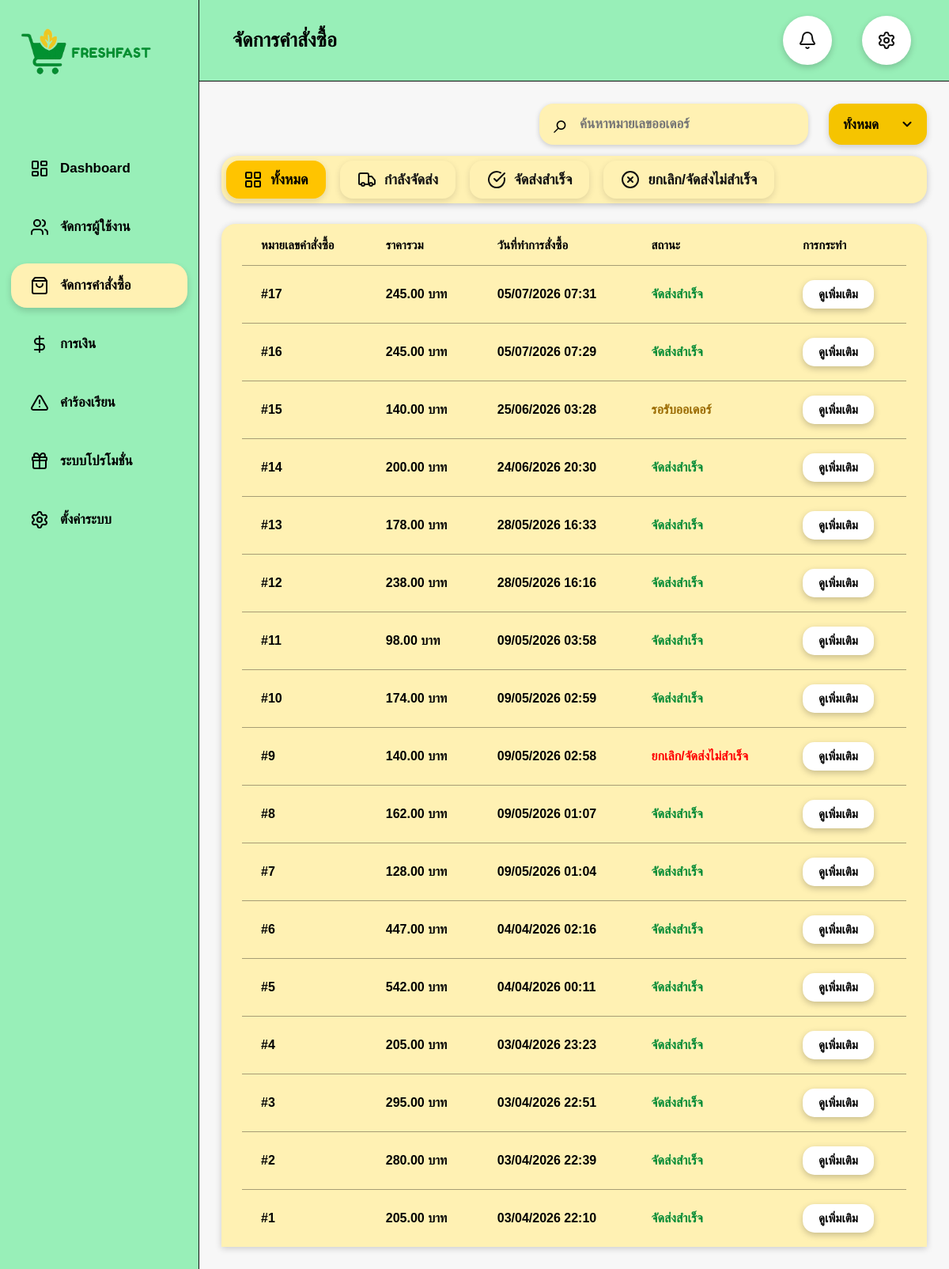
Screenshot of /admin_orders.php with the database file from the repository.
### tables this page shows
CREATE TABLE `orders` (
  `order_id` int(11) NOT NULL,
  `user_id` int(11) NOT NULL,
  `rider_id` int(11) DEFAULT NULL,
  `status` enum('pending','accepted','delivering','completed','cancelled') DEFAULT 'pending',
  `receiver_name` varchar(150) NOT NULL,
  `phone` varchar(20) NOT NULL,
  `postal_code` varchar(10) DEFAULT NULL,
  `note` text DEFAULT NULL,
  `delivery_address` varchar(255) DEFAULT NULL,
  `delivery_lat` decimal(10,8) DEFAULT NULL,
  `delivery_lng` decimal(11,8) DEFAULT NULL,
  `subtotal` decimal(10,2) NOT NULL DEFAULT 0.00,
  `delivery_fee` decimal(10,2) NOT NULL DEFAULT 60.00,
  `discount` decimal(10,2) NOT NULL DEFAULT 0.00,
  `total_amount` decimal(10,2) NOT NULL DEFAULT 0.00,
  `created_at` timestamp NOT NULL DEFAULT current_timestamp()
);

### admin_orders.php (the view, shortened to what this page needs)
<?php
require_once "db.php";
function e($text) {
    return htmlspecialchars((string)$text, ENT_QUOTES, 'UTF-8');
}
function statusThai($status) {
    return match ($status) {
        'pending' => 'รอรับออเดอร์',
        'accepted' => 'รับออเดอร์แล้ว',
        'delivering' => 'กำลังจัดส่ง',
        'completed' => 'จัดส่งสำเร็จ',
        'cancelled' => 'ยกเลิก/จัดส่งไม่สำเร็จ',
        default => 'ไม่ทราบสถานะ'
    };
}
function statusClass($status) {
    return match ($status) {
        'pending' => 'st-pending',
        'accepted' => 'st-accepted',
        'delivering' => 'st-delivering',
        'completed' => 'st-completed',
        'cancelled' => 'st-cancelled',
        default => ''
    };
}
$search = trim($_GET['search'] ?? '');
$statusFilter = $_GET['status'] ?? 'all';
$dateFilter = $_GET['date'] ?? 'all';
$where = [];
$whereSql = count($where) > 0 ? "WHERE " . implode(" AND ", $where) : "";
$sql = "
    SELECT
        o.*,
        u.name AS customer_name,
        r.full_name AS rider_name,
        COUNT(oi.order_item_id) AS item_count
    FROM orders o
    LEFT JOIN users u ON o.user_id = u.user_id
    LEFT JOIN riders r ON o.rider_id = r.rider_id
    LEFT JOIN order_items oi ON o.order_id = oi.order_id
    $whereSql
    GROUP BY o.order_id
    ORDER BY o.created_at DESC
";
$stmt = $conn->prepare($sql);
$stmt->execute();
$orders = $stmt->get_result();
?>
<!DOCTYPE html>
<html lang="th">
<head>
</head>
<body>
<div class="layout">
<?php include "includes/admin_sideber.php"; ?>
    <main class="main">
        <header class="topbar">
            <h1>จัดการคำสั่งซื้อ</h1>
            <div class="top-icons">
            <a href="admin_complaints.php"
            class="top-icon <?= $pendingComplaint > 0 ? 'has-noti' : '' ?>">
                <i data-lucide="bell"></i>
            </a>
                <div class="top-icon">
                    <i data-lucide="settings"></i>
                </div>
            </div>
        </header>
        <section class="content">
            <form method="GET" class="filter-row">
                <div class="search-box">
                    <span>⌕</span>
                    <input
                        type="text"
                        name="search"
                        value="<?= e($search) ?>"
                        placeholder="ค้นหาหมายเลขออเดอร์"
                    >
                </div>
                <select name="date" class="date-select" onchange="this.form.submit()">
                    <option value="all" <?= $dateFilter === 'all' ? 'selected' : '' ?>>ทั้งหมด</option>
                </select>
            </form>
                <div class="tabs">
                    <a class="tab <?= $statusFilter === 'all' ? 'active' : '' ?>"
                    href="?status=all&date=<?= e($dateFilter) ?>&search=<?= e($search) ?>">
                        <i data-lucide="layout-grid"></i>
                        ทั้งหมด
                    </a>
                    <a class="tab <?= $statusFilter === 'delivering' ? 'active' : '' ?>"
                    href="?status=delivering&date=<?= e($dateFilter) ?>&search=<?= e($search) ?>">
                        <i data-lucide="truck"></i>
                        กำลังจัดส่ง
                    </a>
                    <a class="tab <?= $statusFilter === 'completed' ? 'active' : '' ?>"
                    href="?status=completed&date=<?= e($dateFilter) ?>&search=<?= e($search) ?>">
                        <i data-lucide="circle-check-big"></i>
                        จัดส่งสำเร็จ
                    </a>
                    <a class="tab <?= $statusFilter === 'cancelled' ? 'active' : '' ?>"
                    href="?status=cancelled&date=<?= e($dateFilter) ?>&search=<?= e($search) ?>">
                        <i data-lucide="circle-x"></i>
                        ยกเลิก/จัดส่งไม่สำเร็จ
                    </a>
                </div>
            <div class="table-card">
                <table>
                    <thead>
                        <tr>
                            <th>หมายเลขคำสั่งซื้อ</th>
                            <th>ราคารวม</th>
                            <th>วันที่ทำการสั่งซื้อ</th>
                            <th>สถานะ</th>
                            <th>การกระทำ</th>
                        </tr>
                    </thead>
                    <tbody>
                    <?php if ($orders->num_rows > 0): ?>
                        <?php while ($order = $orders->fetch_assoc()): ?>
                            <tr>
                                <td class="order-no">#<?= e($order['order_id']) ?></td>
                                <td><?= number_format((float)$order['total_amount'], 2) ?> บาท</td>
                                <td><?= date("d/m/Y H:i", strtotime($order['created_at'])) ?></td>
                                <td>
                                    <span class="status <?= statusClass($order['status']) ?>">
                                        <?= statusThai($order['status']) ?>
                                    </span>
                                </td>
                                <td>
                                    <button
                                        type="button"
                                        class="detail-btn"
                                        onclick="toggleDetail('detail-<?= e($order['order_id']) ?>')"
                                    >
                                        ดูเพิ่มเติม
                                    </button>
                                </td>
                            </tr>
                        <?php endwhile; ?>
                    <?php else: ?>
                        <tr>
                            <td colspan="5" class="empty">ไม่พบข้อมูลคำสั่งซื้อ</td>
                        </tr>
                    <?php endif; ?>
                    </tbody>
                </table>
            </div>
        </section>
    </main>
</div>
</body>
</html>

### admin_orders.php (style rules this page uses)
* { box-sizing: border-box; font-family:sans-serif; }
body { margin: 0; background: #f7f7f7; color: #000; }
.layout { display: flex; min-height: 100vh; }
.main { flex: 1; }
.topbar { height: 103px; background: #98efb8; border-bottom: 1px solid #111; display: flex; align-items: center; justify-content: space-between; padding: 0 48px 0 42px; }
.topbar h1 { font-size: 25px; margin: 0; }
.top-icons { display: flex; gap: 38px; }
.content { padding: 28px 28px 34px; }
.filter-row { display: flex; justify-content: flex-end; align-items: center; gap: 26px; margin-bottom: 14px; }
.search-box { width: 340px; height: 52px; background: #fff1b3; border-radius: 18px; display: flex; align-items: center; padding: 0 18px; box-shadow: 0 2px 6px rgba(0,0,0,.18); }
.search-box span { font-size: 34px; margin-right: 12px; }
.search-box input { border: none; outline: none; background: transparent; width: 100%; font-size: 17px; font-weight: 600; }
.date-select { height:52px; background:#f5c400; border:none; border-radius:16px; padding:0 52px 0 18px; font-size:17px; font-weight:700; box-shadow:0 3px 8px rgba(0,0,0,.18); appearance:none; -webkit-appearance:none; -moz-appearance:none; cursor:pointer; background-repeat:no-repeat; background-position:right 16px center; background-size:18px; }
.tabs { background: #fff1b3; border-radius: 20px; padding: 6px; display: grid; grid-template-columns: repeat(4, 1fr); gap: 52px; margin: 0 0 26px; box-shadow: 0 2px 8px rgba(0,0,0,.22); }
.tab { height: 50px; border-radius: 15px; border: none; background: white; font-size: 18px; font-weight: 700; cursor: pointer; box-shadow: 0 3px 7px rgba(0,0,0,.18); text-decoration: none; color: #000; display: grid; place-items: center; }
.tab.active { background: #f5c400; }
.table-card { background: #fff1b3; border-radius: 18px 18px 0 0; padding: 18px 26px 0; box-shadow: 0 2px 8px rgba(0,0,0,.18); min-height: 660px; }
table { width: 100%; border-collapse: collapse; }
th { text-align: left; padding: 0 24px 16px; font-size: 15px; }
td { padding: 18px 24px; border-top: 1px solid rgba(0,0,0,.35); font-size: 16px; font-weight: 600; vertical-align: middle; }
.order-no { font-weight: 700; }
.status { font-weight: 700; }
.st-pending { color: #9a6a00; }
.st-completed { color: #038b35; }
.st-cancelled { color: red; }
.detail-btn { border: none; background: white; border-radius: 15px; padding: 9px 20px; font-size: 15px; font-weight: 700; box-shadow: 0 3px 8px rgba(0,0,0,.22); cursor: pointer; }
.top-icons { display:flex; gap:38px; }
.top-icon { width:62px; height:62px; background:#fff; border-radius:50%; display:grid; place-items:center; box-shadow:0 3px 8px rgba(0,0,0,.2); }
.tabs { display:flex; gap:18px; flex-wrap:wrap; }
.tab { height:48px; padding:0 22px; border-radius:16px; background:#fff1b3; text-decoration:none; color:#111; font-weight:700; display:flex; align-items:center; gap:10px; box-shadow:0 3px 8px rgba(0,0,0,.12); transition:.2s; }
.tab.active { background:#ffc400; color:#000; }
.top-icon { position:relative; text-decoration:none; color:#111; }

### rows the page displays
orders: order_id "17", total_amount "245.00", created_at "05/07/2026 07:31", status "จัดส่งสำเร็จ"
orders: order_id "16", total_amount "245.00", created_at "05/07/2026 07:29", status "จัดส่งสำเร็จ"
orders: order_id "15", total_amount "140.00", created_at "25/06/2026 03:28", status "รอรับออเดอร์"
orders: order_id "14", total_amount "200.00", created_at "24/06/2026 20:30", status "จัดส่งสำเร็จ"
orders: order_id "13", total_amount "178.00", created_at "28/05/2026 16:33", status "จัดส่งสำเร็จ"
orders: order_id "12", total_amount "238.00", created_at "28/05/2026 16:16", status "จัดส่งสำเร็จ"
orders: order_id "11", total_amount "98.00", created_at "09/05/2026 03:58", status "จัดส่งสำเร็จ"
orders: order_id "10", total_amount "174.00", created_at "09/05/2026 02:59", status "จัดส่งสำเร็จ"
orders: order_id "9", total_amount "140.00", created_at "09/05/2026 02:58", status "ยกเลิก/จัดส่งไม่สำเร็จ"
orders: order_id "8", total_amount "162.00", created_at "09/05/2026 01:07", status "จัดส่งสำเร็จ"
orders: order_id "7", total_amount "128.00", created_at "09/05/2026 01:04", status "จัดส่งสำเร็จ"
orders: order_id "6", total_amount "447.00", created_at "04/04/2026 02:16", status "จัดส่งสำเร็จ"
orders: order_id "5", total_amount "542.00", created_at "04/04/2026 00:11", status "จัดส่งสำเร็จ"
orders: order_id "4", total_amount "205.00", created_at "03/04/2026 23:23", status "จัดส่งสำเร็จ"
orders: order_id "3", total_amount "295.00", created_at "03/04/2026 22:51", status "จัดส่งสำเร็จ"
orders: order_id "2", total_amount "280.00", created_at "03/04/2026 22:39", status "จัดส่งสำเร็จ"
orders: order_id "1", total_amount "205.00", created_at "03/04/2026 22:10", status "จัดส่งสำเร็จ"
